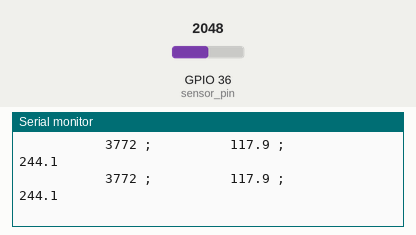
This sketch was run on a simulated ESP32. On the bench: the last lines printed to the serial monitor. Inputs (shaded band) come from the test bench; at power-on: GPIO 36 (sensor_pin) = 2048.

Above: at 1.8 s.
1.9 s: GPIO 36 (sensor_pin) set to 2866
At 2.4 s:
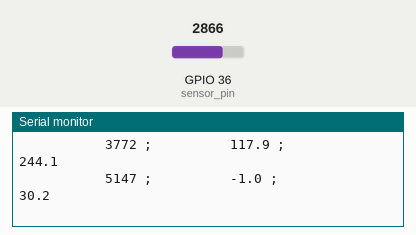
3.4 s: GPIO 36 (sensor_pin) set to 3603
At 4.8 s:
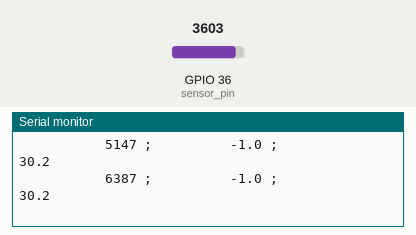
Timing chart, 0 to 6.4 s (numbered marks = the images above; inputs shaded):
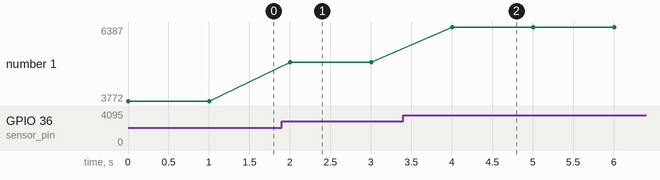

Measured:
- after the input at 1.9 s, the serial monitor: prints a new line after 0.10 s (image 1)
- after the input at 3.4 s, the serial monitor: prints a new line after 0.61 s (image 2)
- plotted number 1: 3772 → 5147 after the input at 1.9 s, 5147 → 6387 after the input at 3.4 s

The sketch:

ito-kty81-210-arduino-esp32.ino
```cpp
// (licence header left out)
/* The sensor module "Sensor Adapter Switchboard",
 * alias the circuit around the KTY81. Setup as a voltage divider like this:
 *
 *  (Vcc 5+)--+-->3k--+-->kty81-210---->(GND)
 *                    |
 *                    +-----> ADC (Analog Port of the microcontroller)
 * The 3k Ohm can be between 2.7 and 5.4 K Ohm, but keep the current
 * for both resistores together below 1mA, if posible.
 */
int sensor_pin = 36;
float sensor_vdd = 5.2; /* Volt */
float sensor_r1 = 3000; /* Ohm - Can be between 2.7 and 5.4 K Ohm. (Keep the current below 1mA, if posible) */
float sensor_r2_kty81210_rating_at_25_degrees = 2000; /* Ohm - Resistor value of KTY81-210 at 25 degrees Celcius */
float sensor_correction = 88;

/* Limitations of the microcontroller */
float mc_analog_volt_limit  = 3.3;  /* Volt - Maximal voltage rated for the pin */
float mc_analog_read_limit  = 4095; /* Esp32: 4095, Arduino: 1023 */
float mc_correction = 0;

/* The circuit on the Minimal-X Extension Board where the sensor is inserted. */
float voltage_divider_r1 = 26850; /* Ohm */
float voltage_divider_r2 = 26850; /* Ohm */
float voltage_divider_ratio = voltage_divider_r2 / (voltage_divider_r1+voltage_divider_r2); /* In this case is the result 0.5 */

/* Implications of the microcontroller and the extension board combined. */
float voltage_divider_volt_limit = mc_analog_volt_limit / voltage_divider_ratio;
/* In the actual case is the result 6.6V and the sensor module has to return values within that limit. */

void setup()
{
  Serial.begin(115200);

  /* Print a header */
  /* - Using columns make it easy to copy-paste into a spreadsheet. */
  Serial.print("Resistance/Ohms ;");
  Serial.print(" Temp./Celcius ;");
  Serial.print(" Temp./Fahrenheit");
  Serial.println("");
}

void loop()
{
  /* Read the raw integer value from the sensor. - Heltec/Esp32 */
  float analog_read_value = analogRead(sensor_pin);

  /* Convert the raw integer value to a voltage. - Minimal-X Extension Board */
  float analog_read_volt = (analog_read_value / mc_analog_read_limit ) * voltage_divider_volt_limit;

  /* Correct for the microcontroller isn't totally accurate. - Heltec/Esp32 */
  analog_read_volt = McCorrection(analog_read_volt);

  /*Calculate the resistance of the KTY81 based on the voltage. - Sensor Adapter Switchboard */
  float sensor_r2_kty81210_rating_at_25_degrees_resistance = ( analog_read_volt * (sensor_r1+sensor_r2_kty81210_rating_at_25_degrees) ) / sensor_vdd;

  /* Correct for the KTY81 being off ideal values. - Sensor Adapter Switchboard */
  float sensor_r2_kty81210_resistance = sensor_r2_kty81210_rating_at_25_degrees_resistance + sensor_correction;

  /* Calculate the temperature in Celcius based on the resistance of the KTY81. */
  /* - Celcuis: */
  float kty81210_temperature_celcius = temperatureForResistance(sensor_r2_kty81210_resistance);
  /* - Fahrenheit: */
  float kty81210_temperature_fahrenheit = (kty81210_temperature_celcius * 9.0)/ 5.0 + 32.0;

  /* The value kty81210_temperature will still fluctuate if you haven't attached a capacitor to avoid noise. */
  /* A running mean could maybe also help. */

  Serial.print("           ");
  Serial.print(sensor_r2_kty81210_resistance,0);

  Serial.print(" ;          ");
  Serial.print(kty81210_temperature_celcius,1);

  Serial.print(" ;             ");
  Serial.print(kty81210_temperature_fahrenheit,1);
  Serial.println("");
  delay (1000);
}

/* Corrects the voltage running out of the voltage divider into the microcontroller (Mc) */
float McCorrection(float volt)
{
  /*
  //float mc_correction_manual_test = 0.63; // @ 5.2V
  //float mc_correction_manual_test = 0.48; // @ 3.3V

  Determine a and b in y = a*x + b

  Coefficient (a):
  5.2 - 3.3 = 1.9
  0.63 - 0.48 = 0.15
  0.15 / 1.9 = 0.078947368

  X=0-value (b):
  0.48 - (3.3 * 0.078947368)
  0.48 - 0.260526316 = 0.219473684

  => mc_correction = 0.219473684 + (volt*0.078947368)

  Swapping the input of the voltage divider between two known voltages (3.3V and 5.2V).
  Measured the output of the voltage divider.
  Then manually adjusted the formula while shifting between the two known voltages and measuring.
  Ended up with the below:
  */

  return volt + (0.25 + (volt*0.085)); /* Note: Determined at 28 degrees Celcius room temperature */
}

/* Source: https://www.eevblog.com/forum/beginners/kty81-220-temp-sensor-meh!/msg1371075/?PHPSESSID=jm8heeqc4easvca9f7gbur4ai7#msg1371075 */
struct resistance_row {
  int temp;
  int r2;
};

/* Source: Page 7 of 15 of the datasheet on https://www.nxp.com/docs/en/data-sheet/KTY81_SER.pdf
 *
 * No, not the "smartest" way in the sense of "cool",
 * but the smartest in the sense of the simplest and most adaptable way,
 * as the datasheet only delivers data in this way.
 * More on:  https://en.wikipedia.org/wiki/KISS_principle
 */
struct resistance_row kty81210_resistance_table[] = {
  {0, 1630},
  {10, 1772},
  {20, 1922},
  {25, 2000},
  {30, 2080},
  {40, 2245},
  {50, 2417},
  {60, 2597},
  {70, 2785},
  {80, 2980},
  {90, 3182},
  {100, 3392},
  {110, 3607},
  {120, 3817},
  {130, 3915},
  {-1,-1}
};

/* Source: https://www.eevblog.com/forum/beginners/kty81-220-temp-sensor-meh!/msg1371075/?PHPSESSID=jm8heeqc4easvca9f7gbur4ai7#msg1371075 */
float temperatureForResistance( float resistance ) {
  int index = -1;
  boolean notFound=true;

  while(notFound)  {
    index+=1;
    if( kty81210_resistance_table[index].temp == -1 ) {
      return -1.0; // ERROR
    }
    if( kty81210_resistance_table[index].r2 > resistance ) {
      notFound = false;
    }
  }
  if( index < 1 ) {
    return -1.0; // ERROR
  }
  int lowerBandT = kty81210_resistance_table[index-1].temp;
  int upperBandT = kty81210_resistance_table[index].temp;

  int lowerBandR = kty81210_resistance_table[index-1].r2;
  int upperBandR = kty81210_resistance_table[index].r2;

  int bandwidthT = upperBandT - lowerBandT;
  int bandwidthR = upperBandR - lowerBandR;
  int rDelta = resistance - lowerBandR;
  float temp = lowerBandT + (bandwidthT/(float)bandwidthR)*rDelta;

  return temp;
}
```
